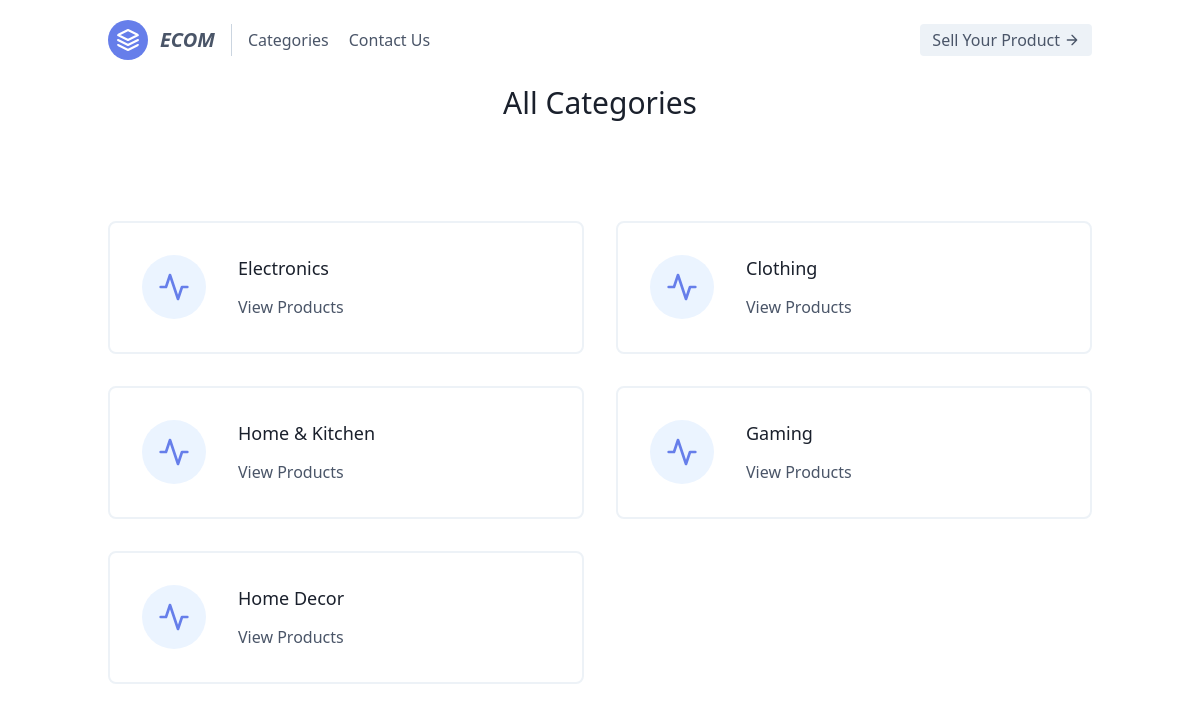
/allcat/, run on the app's committed database.
### home/models.py (models this page shows, shortened)
class Category(models.Model):
    c_name = models.CharField(max_length=20, null=True)

### home/views.py (the view)
# urls.py: path('allcat/', views.allcat),
def allcat(request):
    categories=Category.objects.all()
    context={'categories': categories}
    return render(request, 'allcat.html', context)

### templates/allcat.html (shortened to what this page needs)
{% extends 'base.html' %}
{% block body%}
<section class="text-gray-700 body-font">
  <h1 align="center" class="sm:text-3xl text-2xl font-medium title-font text-gray-900">All Categories</h1>
  <div class="container px-5 py-24 mx-auto flex flex-wrap">
    <div class="flex flex-wrap -m-4">
{% for cat in categories %}
      <div class="p-4 lg:w-1/2 md:w-full">
       <a href="/catprod/{{cat.id}}"> <div class="flex border-2 rounded-lg border-gray-200 p-8 sm:flex-row flex-col">
          <div class="w-16 h-16 sm:mr-8 sm:mb-0 mb-4 inline-flex items-center justify-center rounded-full bg-indigo-100 text-indigo-500 flex-shrink-0">
            <svg fill="none" stroke="currentColor" stroke-linecap="round" stroke-linejoin="round" stroke-width="2" class="w-8 h-8" viewBox="0 0 24 24">
              <path d="M22 12h-4l-3 9L9 3l-3 9H2"></path>
            </svg>
          </div>
          <div class="flex-grow">
            <h2 class="text-gray-900 text-lg title-font font-medium mb-3">{{cat.c_name}}</h2>
            <p class="leading-relaxed text-base">View Products</p>
          </div>
        </div>
        </a>
      </div>
{% endfor %}
    </div>
  </div>
</section>
{% endblock body%}

### data on the page
Category: c_name "Electronics"
Category: c_name "Clothing"
Category: c_name "Home & Kitchen"
Category: c_name "Gaming"
Category: c_name "Home Decor"
